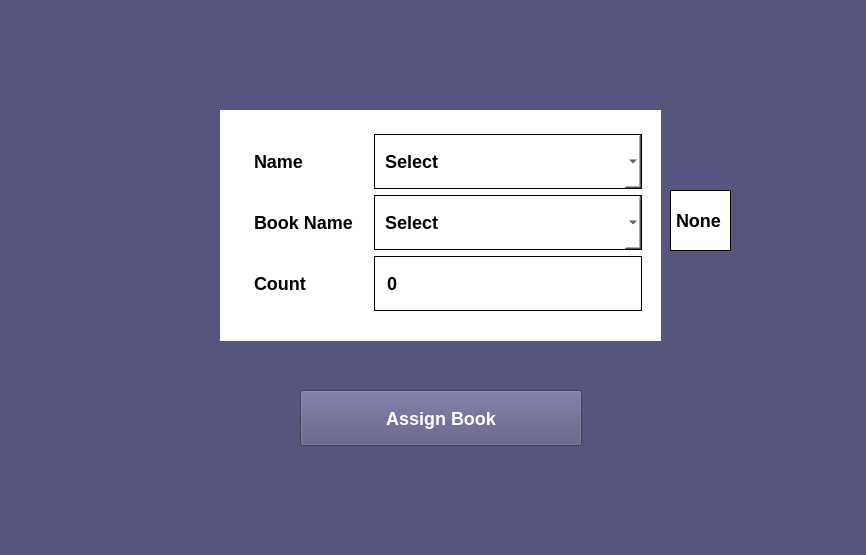
<?xml version="1.0" encoding="UTF-8"?>
<ui version="4.0">
 <class>AssignManager</class>
 <widget class="QWidget" name="AssignManager">
  <property name="geometry">
   <rect>
    <x>0</x>
    <y>0</y>
    <width>866</width>
    <height>555</height>
   </rect>
  </property>
  <property name="windowTitle">
   <string>Form</string>
  </property>
  <property name="styleSheet">
   <string notr="true">color:rgb(31, 13, 14);
background-color: rgb(85, 85, 127);
font-weight:700;
font-size:18px;
color: rgb(255, 255, 255);</string>
  </property>
  <widget class="QGroupBox" name="formGroupBox">
   <property name="geometry">
    <rect>
     <x>220</x>
     <y>110</y>
     <width>441</width>
     <height>231</height>
    </rect>
   </property>
   <property name="styleSheet">
    <string notr="true">background-color: rgb(255, 255, 255);
color: rgb(0, 0, 0);
padding:15px 10px;
border:none;</string>
   </property>
   <layout class="QFormLayout" name="formLayout">
    <item row="0" column="0">
     <widget class="QLabel" name="nameLabel">
      <property name="text">
       <string>Name</string>
      </property>
     </widget>
    </item>
    <item row="1" column="0">
     <widget class="QLabel" name="bookNameLabel">
      <property name="text">
       <string>Book Name</string>
      </property>
     </widget>
    </item>
    <item row="1" column="1">
     <widget class="QComboBox" name="bookNameComboBox">
      <property name="styleSheet">
       <string notr="true">border:1px solid black;</string>
      </property>
      <property name="placeholderText">
       <string>Select</string>
      </property>
     </widget>
    </item>
    <item row="2" column="0">
     <widget class="QLabel" name="countLabel">
      <property name="text">
       <string>Count</string>
      </property>
     </widget>
    </item>
    <item row="2" column="1">
     <widget class="QLineEdit" name="countLineEdit">
      <property name="styleSheet">
       <string notr="true">border:1px solid black;</string>
      </property>
      <property name="text">
       <string>0</string>
      </property>
     </widget>
    </item>
    <item row="0" column="1">
     <widget class="QComboBox" name="nameComboBox">
      <property name="styleSheet">
       <string notr="true">border:1px solid black;</string>
      </property>
      <property name="placeholderText">
       <string>Select</string>
      </property>
     </widget>
    </item>
   </layout>
  </widget>
  <widget class="QPushButton" name="pushButton">
   <property name="geometry">
    <rect>
     <x>300</x>
     <y>390</y>
     <width>282</width>
     <height>56</height>
    </rect>
   </property>
   <property name="text">
    <string>Assign Book</string>
   </property>
  </widget>
  <widget class="QLabel" name="bookCountLabel">
   <property name="geometry">
    <rect>
     <x>670</x>
     <y>190</y>
     <width>61</width>
     <height>61</height>
    </rect>
   </property>
   <property name="styleSheet">
    <string notr="true">background-color: rgb(255, 255, 255);
color: rgb(0, 0, 0);
border:1px solid black;</string>
   </property>
   <property name="text">
    <string>None</string>
   </property>
  </widget>
 </widget>
 <resources/>
 <connections/>
</ui>
